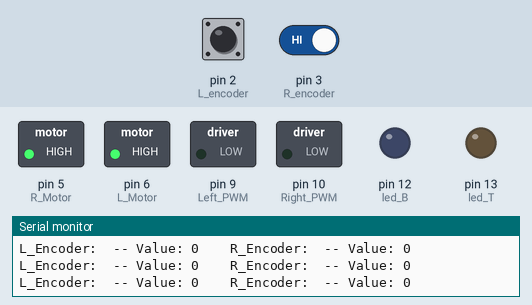
Simulated run of this sketch. Board: Arduino Uno, built with avr-gcc and run on an emulated ATmega328P. Shown: switched loads named in the sketch (green lamp = pin HIGH), output pins drawn as LEDs (lit = HIGH), the last lines printed to the serial monitor. Inputs (shaded band) come from the test bench; at power-on: pin 2 (L_encoder) HIGH, pin 3 (R_encoder) HIGH.

Above: at 1.2 s.
1.3 s: pin 2 (L_encoder) driven LOW
At 2.1 s:
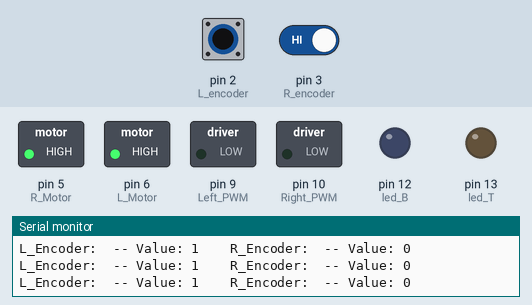
2.8 s: pin 3 (R_encoder) driven LOW
At 3.7 s:
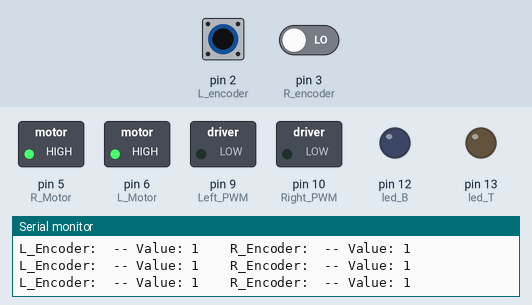
4.3 s: pin 2 (L_encoder) driven HIGH and pin 3 (R_encoder) driven HIGH
At 5.1 s:
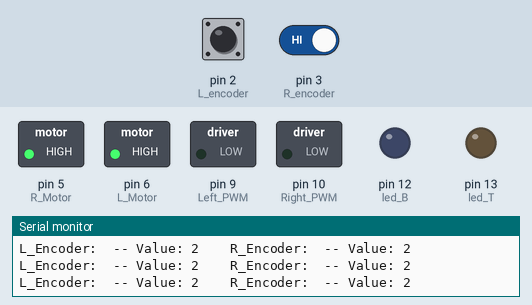
5.8 s: pin 2 (L_encoder) pulsed LOW 5 times (0.12 s each, 0.3 s apart)
At 6.06 s:
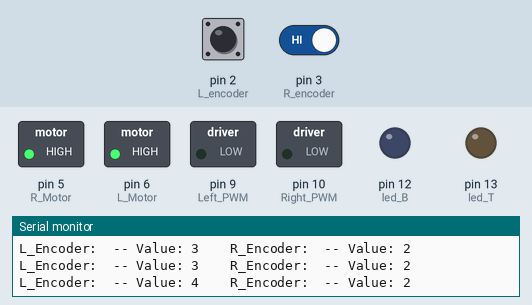
Timing chart, 0 to 8.8 s (numbered marks = the images above; inputs shaded):
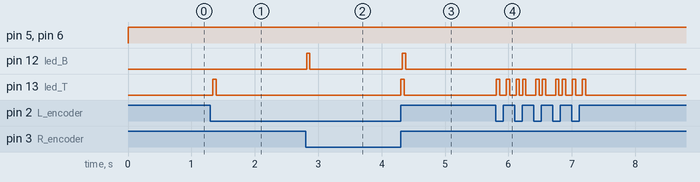

Measured:
- after the input at 1.3 s, pin 13 (led_T): LOW → HIGH at once, → LOW 0.05 s later
- after the input at 2.8 s, pin 12 (led_B): LOW → HIGH at once, → LOW 0.05 s later
- after the input at 4.3 s, pin 12 (led_B), pin 13 (led_T): LOW → HIGH at once, → LOW 0.05 s later
- after the input at 5.8 s, pin 13 (led_T): LOW → HIGH at once, then moves between LOW and HIGH, repeating every 0.62 s

The sketch:

SIMBOT_Encoders.ino
```cpp
//****************Code Developed by Muneeb RDE BrainSwarm****************//

/*The objective of this code is to become familiar with the rotatory encoders & to
read the change in a values on a serial monitor with a blinking leds on the board*/

//Left and right Motor Enable Pins
int R_Motor=5;
int L_Motor=6;

// PWM Pins for Left and Right Motors
int Right_PWM = 10;
int Left_PWM = 9;

/*Pulse Width Modulation PWM
5v
0% duty cycle---- 0=5v
25% duty cycle---- 64=4v
50% duty cycle---- 127=2.5v
75% duty cycle---- 191=1v
100% duty cycle---- 255=0v
*/
/*0v
0% duty cycle---- 0=0v
25% duty cycle---- 64=1v
50% duty cycle---- 127=2.5v
75% duty cycle---- 191=4v
100% duty cycle---- 255=5v
*/

int F_race = 0;//0 max
int R_race=255;// 255 max
#define Forward 1
#define Reverse 0
  // Left and Right Motor Encoder Inputs
 #define L_encoder 2
 #define R_encoder 3
  // LED Outputs
 #define led_T 13
 #define led_B 12

 int counter = 0;
 int counter1=0;
 int previousState_L_encoder;
 int currentState_L_encoder;
 int previousState_R_encoder;
 int currentState_R_encoder;


 void setup() {

   // Set encoder pins as inputs
   pinMode (L_encoder,INPUT);
   pinMode (R_encoder,INPUT);
   // Set LED pin as output
   pinMode (led_T,OUTPUT);
   pinMode (led_B,OUTPUT);
   // Setup Serial Monitor
   Serial.begin (9600);
   pinMode(R_Motor,OUTPUT);
pinMode(L_Motor,OUTPUT);
pinMode(Right_PWM,OUTPUT);
pinMode(Left_PWM,OUTPUT);
   // Read the initial state of encoders
   // Assign to previousState variable
   previousState_L_encoder = digitalRead(L_encoder);
   previousState_R_encoder = digitalRead(R_encoder);
 }


 void loop()
{
   //Functions to read the left and right encoders and to blink the top led for the left encoder and the bottom for the right encoder
    left_Encoder_Read();
    right_Encoder_Read();
}


/*Function to read the left encoder pulses and blinks an led*/

void left_Encoder_Read(){
//Turning left weel
digitalWrite(L_Motor, Forward);
analogWrite(Left_PWM,F_race);

    // Read the current state of L_encoder
   currentState_L_encoder = digitalRead(L_encoder);
   // If the previous and the current state of the left encoder are different then a pulse has occured
   if (currentState_L_encoder != previousState_L_encoder)
   {
 // Encoder is rotating
      digitalWrite(led_T, HIGH);
      counter ++;
     }
 else
     {
      //Encoder stops rotating
      digitalWrite(led_T, LOW);
     }
     // Update previousState of left encoder with the current state
      previousState_L_encoder = currentState_L_encoder;
     Serial.print("L_Encoder: ");
     Serial.print(" -- Value: ");
     Serial.print(counter);
  }


/*Function to read the right encoder pulses and blinks an led*/

void right_Encoder_Read(){
  //Turning right weels
digitalWrite(R_Motor, Forward);
analogWrite(Right_PWM,F_race);//0 max----255 min
  // Read the current state of R_encoder
   currentState_R_encoder = digitalRead(R_encoder);
  // If the previous and the current state of the left encoder are different then a pulse has occured
if(currentState_R_encoder != previousState_R_encoder)
     {

     // If the R_encoder state is different than the R_encoder state then
            // Encoder is rotating
      digitalWrite(led_B, HIGH);
      counter1 ++;
     }
else
     {
      // Encoder stops rotating
      digitalWrite(led_B, LOW);
     }
      // Update previousState of Right encoder with the current state
      previousState_R_encoder = currentState_R_encoder;
      Serial.print("\t\t");
     Serial.print("R_Encoder: ");
     Serial.print(" -- Value: ");
     Serial.println(counter1);
  }
//For stopping the rotation of both left and right weels
void Stop()
{
 digitalWrite(R_Motor, Reverse);
analogWrite(Right_PWM,0);//255 max----0 min
//Turning left weels
digitalWrite(L_Motor,Reverse);
analogWrite(Left_PWM,0);
}
```
